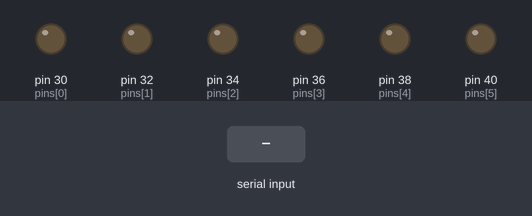
The sketch below on a simulated Arduino Mega 2560, built with avr-gcc and run on an emulated ATmega2560. Parts: output pins drawn as LEDs (lit = HIGH). Inputs (shaded band) come from the test bench.

Above: at 1.2 s.
1.3 s: "1" received over Serial
At 2.6 s:
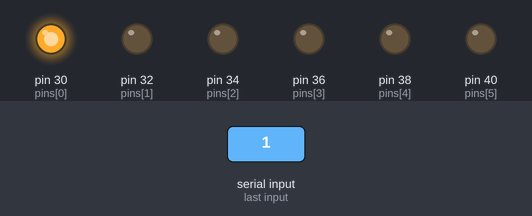
Timing chart, 0 to 4.3 s (numbered marks = the images above; inputs shaded):
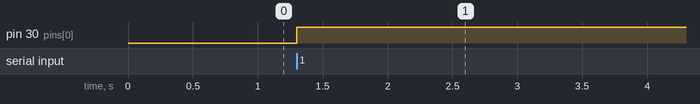

The sketch:

serial_test.ino
```cpp
int pins[] = {30, 32, 34, 36, 38, 40};
//int counter = 0;

void setup() {
  Serial.begin(115200);
  for(int i = 30; i<=40; i+=2){
    pinMode(i, OUTPUT);
    }
}

void loop() {
    if(Serial.available()){
      digitalWrite(pins[0], HIGH);
      /*counter++;
      if(counter == 6){
        counter = 0;
      }
     }
     else{
      digitalWrite(pins[counter], LOW);
      counter++;
      if(counter == 6){
        counter = 0;
        }
        */
      }

    }


/*Serial.println("Enter your name.");
    while (Serial.available() == 0){}
    names = Serial.readString(); //Reading the Input string from Serial port.
    Serial.println("Enter your Moblie No.");
    //while (Serial.available() == 0) {}
    Mobile = Serial.readString();
    Serial.println("Enter your Address.");
    //while (Serial.available() == 0) {}
    Address = Serial.readString();
    Serial.println("Enter your Email.");
    //while (Serial.available() == 0) {}
    Email = Serial.readString();
    Serial.println("-------------------------"); //Showing the details
    Serial.println("YOUR NAME:" + names);
    Serial.println("YOUR MOBILE NO:" + Mobile);
    Serial.println("YOUR ADDRESS:" + Address);
    Serial.println("YOUR EMAIL:" + Email);
    Serial.println("Thanks You...");
    Serial.println("");
    //while (Serial.available() == 0) {}
    */
```

Measured:
- after the input at 1.3 s, pin 30 (pins[0]): LOW → HIGH at once
